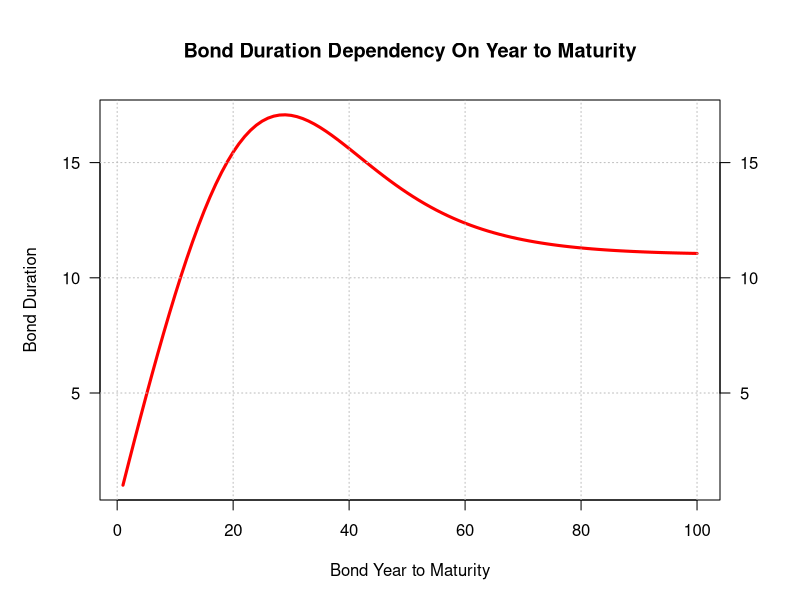

R code for this plot:
# Function to show Duration dependency on Year to Maturity 
duration.plt.ytm <- function(P, C, r, f = 1, ytm = 100){ D = NULL
  
  for (y in seq(ytm,from = 1)){ Pr <- P * (1 + C/f)/(1 + r/f)^(y*f) # Principle
  
    PV <- NULL # Variable to store PV
    pays <- NULL # Variable to store payments
    
    for (n in 1:(y * f - 1)){ PV <- cbind(PV, C * P / f / (1 + r / f) ^ n * f) 
    
      pays <- cbind(pays, n * PV[n]) } # Coupon PV
    
    # Duration
    D <- rbind(D, (sum(pays[seq(y*f-1)])+Pr*y*f) / (Pr+sum(PV[seq(y*f-1)]))) }

  par(mar = c(rep(5, 3), 4)) # Define borders of the plot
                                                        
  # Generate plot
  plot(x = seq(ytm, from = 1),
       y = D,
       type = "l",
       xlab = "Bond Year to Maturity",
       ylab = "Bond Duration",
       main = "Bond Duration Dependency On Year to Maturity",
       col = "red",
       lwd = 3,
       las = 1)
  
  axis(side = 4, las = 2)
  
  grid(nx = NULL, ny = NULL, lty = 3, col = "grey") # Horizontal lines
}
duration.plt.ytm(1000, 0.01, 0.1) # Test
